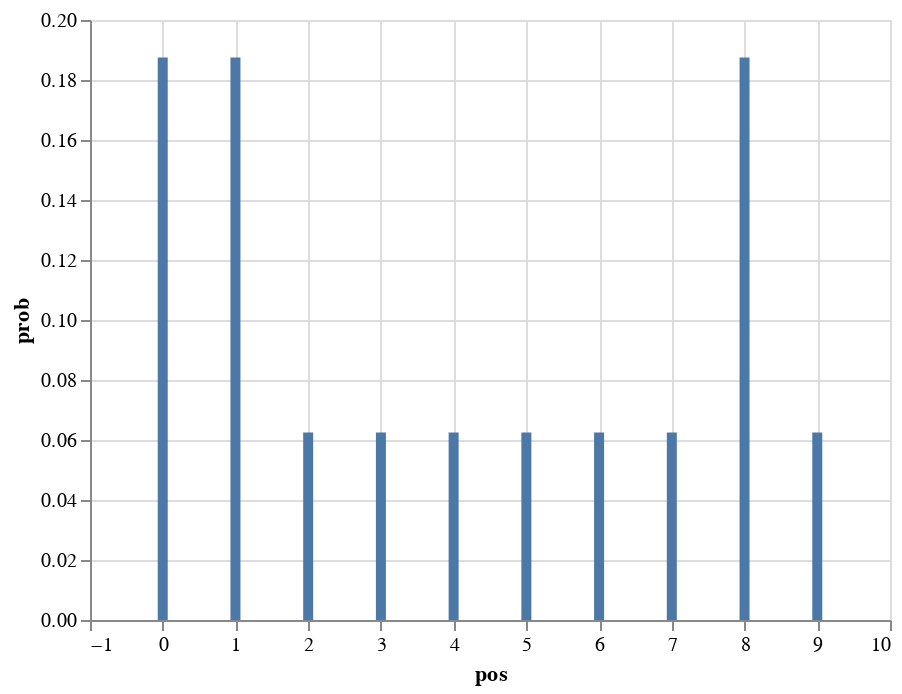

The notebook cell saved with this chart:
### Code cell
alt.Chart(
    pd.DataFrame({'pos': range(10), 'prob': posterior})
).mark_bar().encode(
    x='pos',
    y='prob'
)

### Figure 1 — Vega-Lite specification as saved in the notebook (floating-point values rounded to 4 significant figures)
{"config": {"view": {"continuousWidth": 400, "continuousHeight": 300}}, "data": {"name": "data-393c3b941b5934ba7fc3b89a8fba3d58"}, "mark": "bar", "encoding": {"x": {"type": "quantitative", "field": "pos"}, "y": {"type": "quantitative", "field": "prob"}}, "$schema": "https://vega.github.io/schema/vega-lite/v4.0.2.json", "datasets": {"data-393c3b941b5934ba7fc3b89a8fba3d58": [{"pos": 0, "prob": 0.1875}, {"pos": 1, "prob": 0.1875}, {"pos": 2, "prob": 0.0625}, {"pos": 3, "prob": 0.0625}, {"pos": 4, "prob": 0.0625}, {"pos": 5, "prob": 0.0625}, {"pos": 6, "prob": 0.0625}, {"pos": 7, "prob": 0.0625}, {"pos": 8, "prob": 0.1875}, {"pos": 9, "prob": 0.0625}]}}
